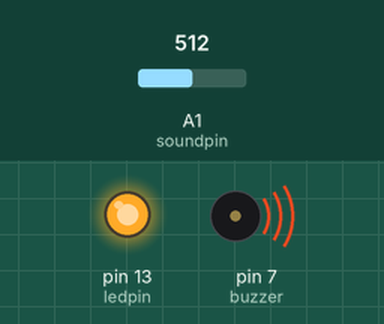
This sketch was run on a simulated Arduino Uno, built with avr-gcc and run on an emulated ATmega328P. Shown: output pins drawn as LEDs (lit = HIGH), buzzer (waves = sounding, pin HIGH). The test bench sets the inputs (shaded band); at power-on: A1 (soundpin) = 512.

Above: at 1.3 s.
1.4 s: A1 (soundpin) set to 213
2.9 s: A1 (soundpin) set to 189
At 3.4 s:
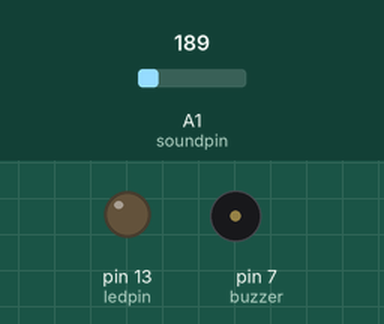
4.5 s: A1 (soundpin) set to 210
At 5.7 s:
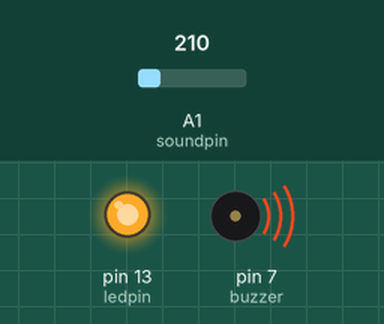
6.0 s: A1 (soundpin) set to 190
At 6.8 s:
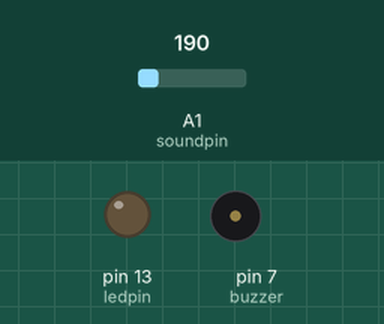
Timing chart, 0 to 8.5 s (numbered marks = the images above; inputs shaded):
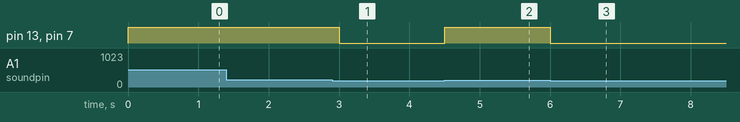

The sketch:

21._Sound_sensor.ino
```cpp
const int ledpin=13;
const int soundpin=A1;
const int threshold=200; // sets threshold value for sound sensor
void setup()
{
  Serial.begin(9600);
  pinMode(ledpin,OUTPUT);
  pinMode(7,OUTPUT); // buzzer
  pinMode(soundpin,INPUT);
}
void loop()
{
  int soundsens=analogRead(soundpin); // reads analog data from sound sensor
  if (soundsens>=threshold)
  {
    digitalWrite(ledpin,HIGH); //turns led on
    digitalWrite(7,HIGH);
    delay(500);
  }
  else
  {
    digitalWrite(ledpin,LOW);
    digitalWrite(7,LOW);
  }
}
```

Measured:
- the behaviour switches between 200 and 199 on A1 (soundpin) (found by bisection; images 0 and 1)
- after the input at 1.4 s, every drawn part: stays the same
- after the input at 2.9 s, pin 13 (ledpin), pin 7 (buzzer): HIGH → LOW after 0.10 s
- after the input at 4.5 s, pin 13 (ledpin), pin 7 (buzzer): LOW → HIGH at once
- after the input at 6.0 s, pin 13 (ledpin), pin 7 (buzzer): HIGH → LOW at once
